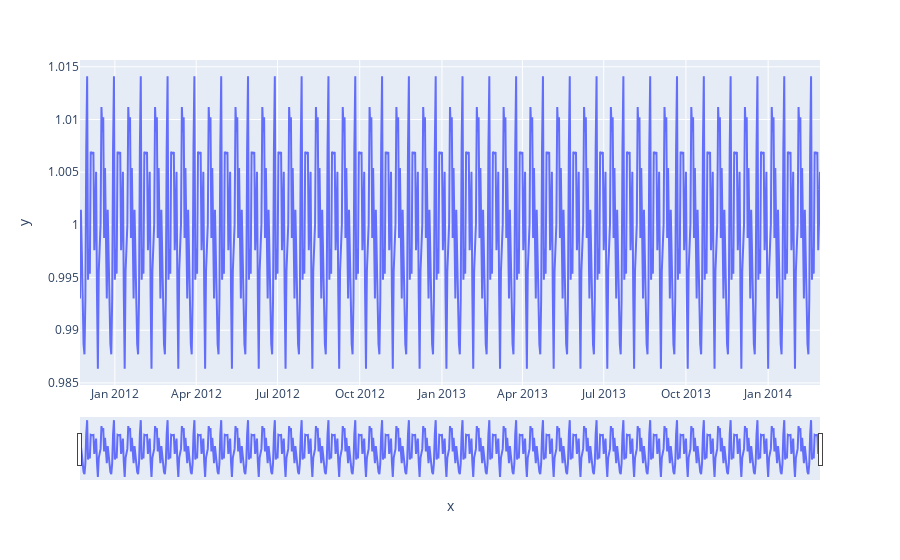

The notebook cell saved with this chart:
### Code cell
fig = px.line(x = tariff_dt.index, y = tariff_decomps.Std_Seasonal)
fig.update_xaxes(rangeslider_visible=True)

### Figure 1 — Plotly figure (JSON) as saved in the notebook; plotly's stock layout.template omitted (floating-point values rounded to 4 significant figures; data arrays with more than 128 entries replaced by an {"elided": "..."} marker saying what was removed)
{"data": [{"hovertemplate": "x=%{x}<br>y=%{y}<extra></extra>", "legendgroup": "", "line": {"color": "#636efa", "dash": "solid"}, "marker": {"symbol": "circle"}, "mode": "lines", "name": "", "orientation": "v", "showlegend": false, "type": "scatter", "x": {"elided": "829 str values"}, "xaxis": "x", "y": {"elided": "829 float values"}, "yaxis": "y"}], "layout": {"legend": {"tracegroupgap": 0}, "margin": {"t": 60}, "xaxis": {"anchor": "y", "domain": [0, 1], "rangeslider": {"visible": true}, "title": {"text": "x"}}, "yaxis": {"anchor": "x", "domain": [0, 1], "title": {"text": "y"}}}}
